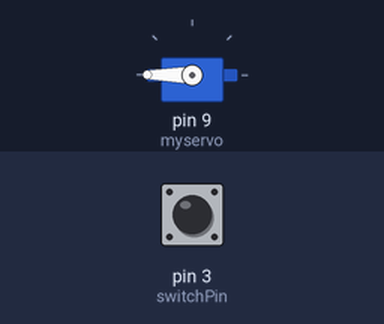
The sketch below on a simulated Arduino Uno, built with avr-gcc and run on an emulated ATmega328P. On the bench: servo. Inputs (shaded band) come from the test bench; at power-on: pin 3 (switchPin) LOW. What the sketch prints to the serial monitor is not drawn.

Above: at 1.2 s.
1.3 s: pin 3 (switchPin) pulled HIGH for 0.15 s
At 1.38 s:
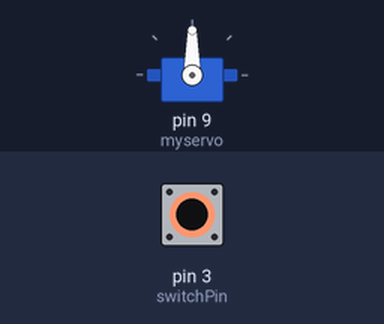
2.9 s: pin 3 (switchPin) pulled HIGH for 3.2 s
At 7.1 s:
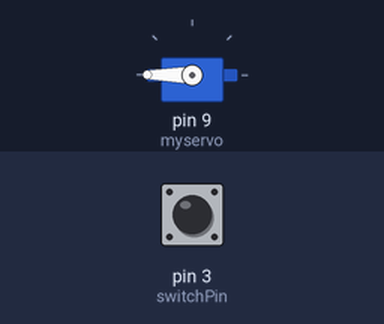
Timing chart, 0 to 8.6 s (numbered marks = the images above; inputs shaded):
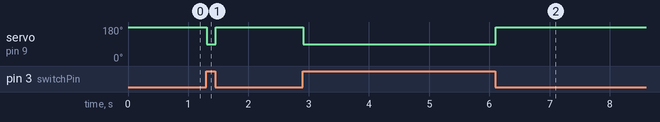

The sketch:

servo_tilt.ino
```cpp
#include <Servo.h>

Servo myservo;

int switchPin = 3;                 // tilt sensor input to 3
int val;                           // the tilt value, 0 or 1

void setup()
{
  myservo.attach(9);
  pinMode(switchPin, INPUT);
  Serial.begin(9600);
}

void loop()
{
  val = digitalRead(switchPin);
  Serial.println(val);

  if (val == 1){
    myservo.write(90);
    delay(15);
  }
  if (val == 0){
    myservo.write(180);
  }
}
```

Measured:
- after the input at 1.3 s, servo on pin 9 (myservo): 180° → 90° at once, → 180° 0.15 s later
- after the input at 2.9 s, servo on pin 9 (myservo): 180° → 90° at once, → 180° 3.2 s later
